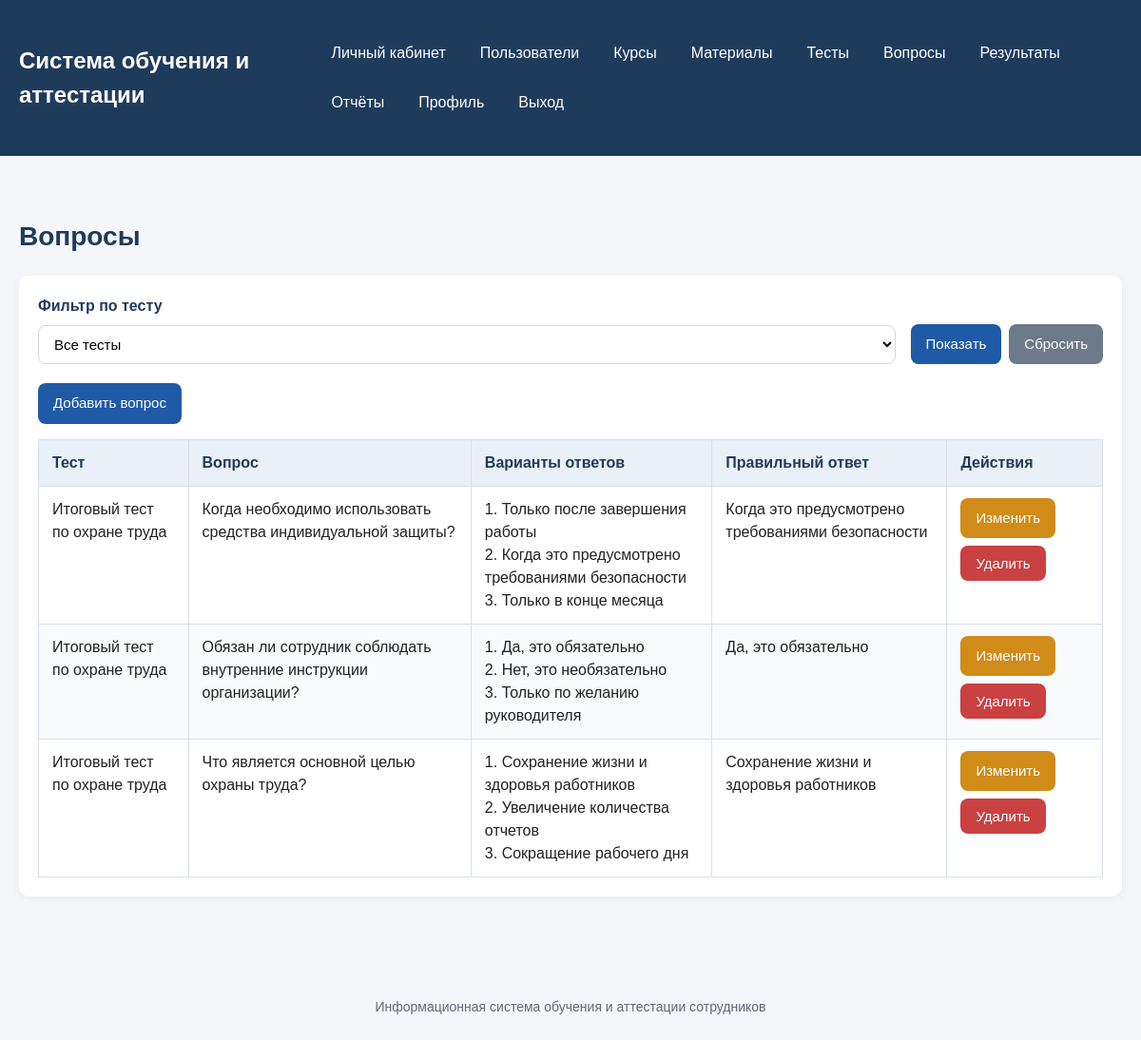
Screenshot of /questions (signed in) with the database file from the repository.
### models.py (models this page shows, shortened)
class Question(db.Model):
    __tablename__ = "questions"
    id = db.Column(db.Integer, primary_key=True)
    text = db.Column(db.Text, nullable=False)
    test_id = db.Column(
        db.Integer,
        db.ForeignKey("tests.id", ondelete="CASCADE"),
        nullable=False
    )
    test = db.relationship("Test", back_populates="questions")
    options = db.relationship(
        "AnswerOption",
        back_populates="question",
        cascade="all, delete-orphan",
        order_by="AnswerOption.id.asc()"
    )
    attempt_answers = db.relationship(
        "AttemptAnswer",
        back_populates="question",
        cascade="all, delete-orphan"
    )

class Test(db.Model):
    __tablename__ = "tests"
    id = db.Column(db.Integer, primary_key=True)
    title = db.Column(db.String(200), nullable=False)
    description = db.Column(db.Text)
    pass_score = db.Column(db.Integer, nullable=False, default=70)
    question_count = db.Column(db.Integer, nullable=False, default=10)
    max_attempts = db.Column(db.Integer, nullable=False, default=3)
    is_active = db.Column(db.Boolean, default=True, nullable=False)
    course_id = db.Column(
        db.Integer,
        db.ForeignKey("courses.id", ondelete="CASCADE"),
        nullable=False
    )
    course = db.relationship("Course", back_populates="tests")
    questions = db.relationship(
        "Question",
        back_populates="test",
        cascade="all, delete-orphan",
        order_by="Question.id.asc()"
    )
    attempts = db.relationship(
        "Attempt",
        back_populates="test",
        cascade="all, delete-orphan"
    )

class AnswerOption(db.Model):
    __tablename__ = "answer_options"
    id = db.Column(db.Integer, primary_key=True)
    text = db.Column(db.String(300), nullable=False)
    is_correct = db.Column(db.Boolean, default=False, nullable=False)
    question_id = db.Column(
        db.Integer,
        db.ForeignKey("questions.id", ondelete="CASCADE"),
        nullable=False
    )
    question = db.relationship("Question", back_populates="options")
    selected_answers = db.relationship(
        "AttemptAnswer",
        back_populates="selected_option"
    )

### app.py (the view)
@app.route("/questions")
@login_required
@roles_required("admin")
def questions():
    test_id = request.args.get("test_id", type=int)
    tests_list = Test.query.order_by(Test.title.asc()).all()
    query = Question.query.order_by(Question.id.desc())
    if test_id:
        query = query.filter_by(test_id=test_id)
    questions_list = query.all()
    return render_template("questions.html", questions=questions_list, tests=tests_list, test_id=test_id)

### app.py (called while the page is built)
def current_user():
    user_id = session.get("user_id")
    if not user_id:
        return None
    return db.session.get(User, user_id)

@app.context_processor
def inject_user():
    return {"current_user": current_user()}

def login_required(view_func):
    @wraps(view_func)
    def wrapper(*args, **kwargs):
        if not current_user():
            flash("Сначала войдите в систему.", "warning")
            return redirect(url_for("login"))
        return view_func(*args, **kwargs)
    return wrapper

def roles_required(*roles):
    def decorator(view_func):
        @wraps(view_func)
        def wrapper(*args, **kwargs):
            user = current_user()
            if not user:
                flash("Сначала войдите в систему.", "warning")
                return redirect(url_for("login"))
            if user.role not in roles:
                flash("У вас нет доступа к этому разделу.", "danger")
                return redirect(url_for("dashboard"))
            return view_func(*args, **kwargs)
        return wrapper
    return decorator

### templates/questions.html (shortened to what this page needs)
{% extends "base.html" %}
{% block content %}
    <h1 class="page-title">Вопросы</h1>
    <section class="section">
        <form method="get" class="form-inline" style="margin-bottom: 20px;">
            <div class="form-row">
                <label for="test_id">Фильтр по тесту</label>
                <select id="test_id" name="test_id">
                    <option value="">Все тесты</option>
                </select>
            </div>
            <div class="actions" style="align-self: end;">
                <button type="submit" class="btn btn-primary">Показать</button>
                <a href="{{ url_for('questions') }}" class="btn btn-secondary">Сбросить</a>
            </div>
        </form>
        <div class="actions" style="margin-bottom: 16px;">
            <a href="{{ url_for('create_question') }}" class="btn btn-primary">Добавить вопрос</a>
        </div>
        {% if questions %}
            <div class="table-wrapper">
                <table>
                    <thead>
                        <tr>
                            <th>Тест</th>
                            <th>Вопрос</th>
                            <th>Варианты ответов</th>
                            <th>Правильный ответ</th>
                            <th>Действия</th>
                        </tr>
                    </thead>
                    <tbody>
                        {% for question in questions %}
                            <tr>
                                <td>{{ question.test.title }}</td>
                                <td>{{ question.text }}</td>
                                <td>
                                    {% if question.options %}
                                        {% for option in question.options %}
                                            <div>{{ loop.index }}. {{ option.text }}</div>
                                        {% endfor %}
                                    {% else %}
                                        —
                                    {% endif %}
                                </td>
                                <td>
                                    {% set ns = namespace(correct_text='—') %}
                                    {% for option in question.options %}
                                        {% if option.is_correct %}
                                            {% set ns.correct_text = option.text %}
                                        {% endif %}
                                    {% endfor %}
                                    {{ ns.correct_text }}
                                </td>
                                <td>
                                    <div class="actions">
                                        <a href="{{ url_for('edit_question', question_id=question.id) }}" class="btn btn-warning">
                                            Изменить
                                        </a>
                                        <form
                                            method="post"
                                            action="{{ url_for('delete_question', question_id=question.id) }}"
                                            data-confirm="delete"
                                            data-confirm-message="Вы уверены, что хотите удалить вопрос?"
                                            style="display: inline;"
                                        >
                                            <button type="submit" class="btn btn-danger">Удалить</button>
                                        </form>
                                    </div>
                                </td>
                            </tr>
                        {% endfor %}
                    </tbody>
                </table>
            </div>
        {% else %}
            <p>Вопросы пока не добавлены.</p>
        {% endif %}
    </section>
{% endblock %}

### static/css/style.css (style rules this page uses)
* { box-sizing: border-box; margin: 0; padding: 0; }
body { font-family: Arial, sans-serif; background: #f4f6f9; color: #222; line-height: 1.5; }
a { color: #1f5aa6; text-decoration: none; }
.page-title { font-size: 28px; margin-bottom: 20px; color: #1f3b5b; }
.section { background: #ffffff; border-radius: 10px; padding: 20px; margin-bottom: 20px; box-shadow: 0 2px 10px rgba(0, 0, 0, 0.06); }
.table-wrapper { overflow-x: auto; }
table { width: 100%; border-collapse: collapse; background: #ffffff; }
table th, table td { padding: 12px 14px; border: 1px solid #d9e0e7; text-align: left; vertical-align: top; }
table th { background: #eaf0f7; color: #1f3b5b; font-weight: bold; }
table tr:nth-child(even) { background: #f8fafc; }
.form-row { display: flex; flex-direction: column; gap: 8px; }
.form-row label { font-weight: bold; color: #1f3b5b; }
.form-row input, .form-row textarea, .form-row select { width: 100%; padding: 10px 12px; border: 1px solid #cfd7df; border-radius: 8px; font-size: 15px; background: #ffffff; }
.form-inline { display: flex; flex-wrap: wrap; gap: 16px; }
.form-inline .form-row { flex: 1 1 250px; }
.btn { display: inline-block; padding: 10px 16px; border: none; border-radius: 8px; cursor: pointer; font-size: 15px; text-align: center; text-decoration: none; transition: 0.2s ease; }
.btn-primary { background: #1f5aa6; color: #ffffff; }
.btn-secondary { background: #6c7a89; color: #ffffff; }
.btn-danger { background: #c94141; color: #ffffff; }
.btn-warning { background: #d08b18; color: #ffffff; }
.actions { display: flex; flex-wrap: wrap; gap: 8px; }

### rows the page displays
Question: test "Итоговый тест по охране труда", text "Когда необходимо использовать средства индивидуальной защиты?"
AnswerOption: text "Только после завершения работы"
AnswerOption: text "Когда это предусмотрено требованиями безопасности", correct_text "Когда это предусмотрено требованиями безопасности"
AnswerOption: text "Только в конце месяца"
Question: test "Итоговый тест по охране труда", text "Обязан ли сотрудник соблюдать внутренние инструкции организации?"
AnswerOption: text "Да, это обязательно", correct_text "Да, это обязательно"
AnswerOption: text "Нет, это необязательно"
AnswerOption: text "Только по желанию руководителя"
Question: test "Итоговый тест по охране труда", text "Что является основной целью охраны труда?"
AnswerOption: text "Сохранение жизни и здоровья работников", correct_text "Сохранение жизни и здоровья работников"
AnswerOption: text "Увеличение количества отчетов"
AnswerOption: text "Сокращение рабочего дня"
